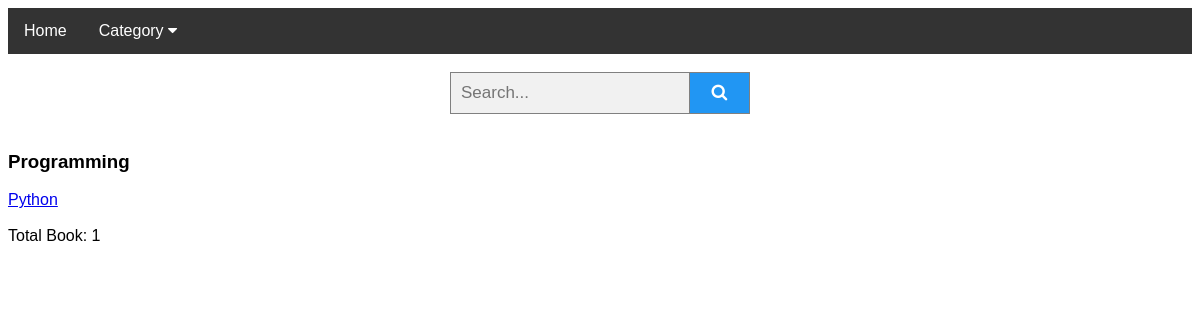
Before: /1 with the older database file.
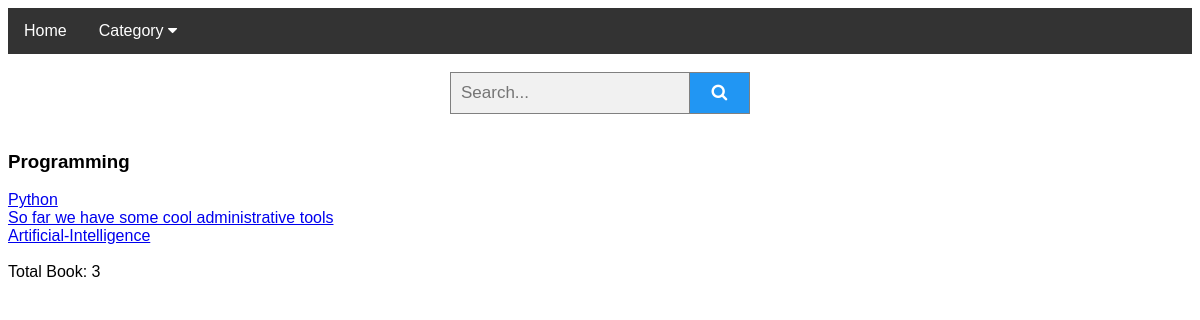
After: the same page with the newer database file.
### library/models.py (models this page shows, shortened)
class Book(models.Model):
    title = models.CharField(max_length=200)
    slug = models.SlugField()
    image = models.ImageField(upload_to='book_photos/', blank=False, null=False)
    publisher = models.CharField(max_length=255)
    author = models.ManyToManyField(Author, help_text='Select Author name')
    translation = models.ManyToManyField(Language, related_name='languages', help_text='Select Language')
    edition = models.IntegerField()
    language = models.ForeignKey(Language, on_delete=models.CASCADE)
    copy = models.PositiveSmallIntegerField()
    summary = models.TextField(max_length=1000, help_text='Enter a brief description of the book')
    isbn = models.CharField('ISBN', max_length=13,
                            help_text='13 Character <a href="https://www.isbn-international.org/content/what-isbn">ISBN number</a>')
    category = models.ManyToManyField(Category, help_text='Select category for this book')
    published = models.DateTimeField(auto_now_add=True)
    price = models.IntegerField()
    currency = models.ForeignKey(Currency, on_delete=models.CASCADE)
    publish = models.BooleanField(default=True)
    objects = EntryQuerySet.as_manager()
    def __str__(self):
        return self.title

class Category(models.Model):
    name = models.CharField(max_length=200, help_text='Enter a book Category (e.g. Science Fiction)')
    slug = models.SlugField()

### library/views.py (the view)
# urls.py: re_path('(?P<pk>\d+)$', SingleCategoryView.as_view(), name='single_category_details'),
class SingleCategoryView(DetailView):
    model = Category
    template_name = 'books/single_category.html'
    extra_context = {
        'category_list': Category.objects.all(),
    }

### templates/books/single_category.html (shortened to what this page needs)
{% extends 'books/base.html' %}
{% block content %}
<h3>{{ object.name}}</h3>
    {% for book in object.book_set.all %} <a href="{% url 'book_details' book.pk %}">{{ book }}</a> <br>{% endfor %}<br>
    Total Book: {{ object.book_set.count }}
{% endblock %}

Changed rows visible on the page:
computed for Category "Programming": book_set.count "1" → "3"
added Book: title "So far we have some cool administrative tools"
added Book: title "Artificial-Intelligence"
